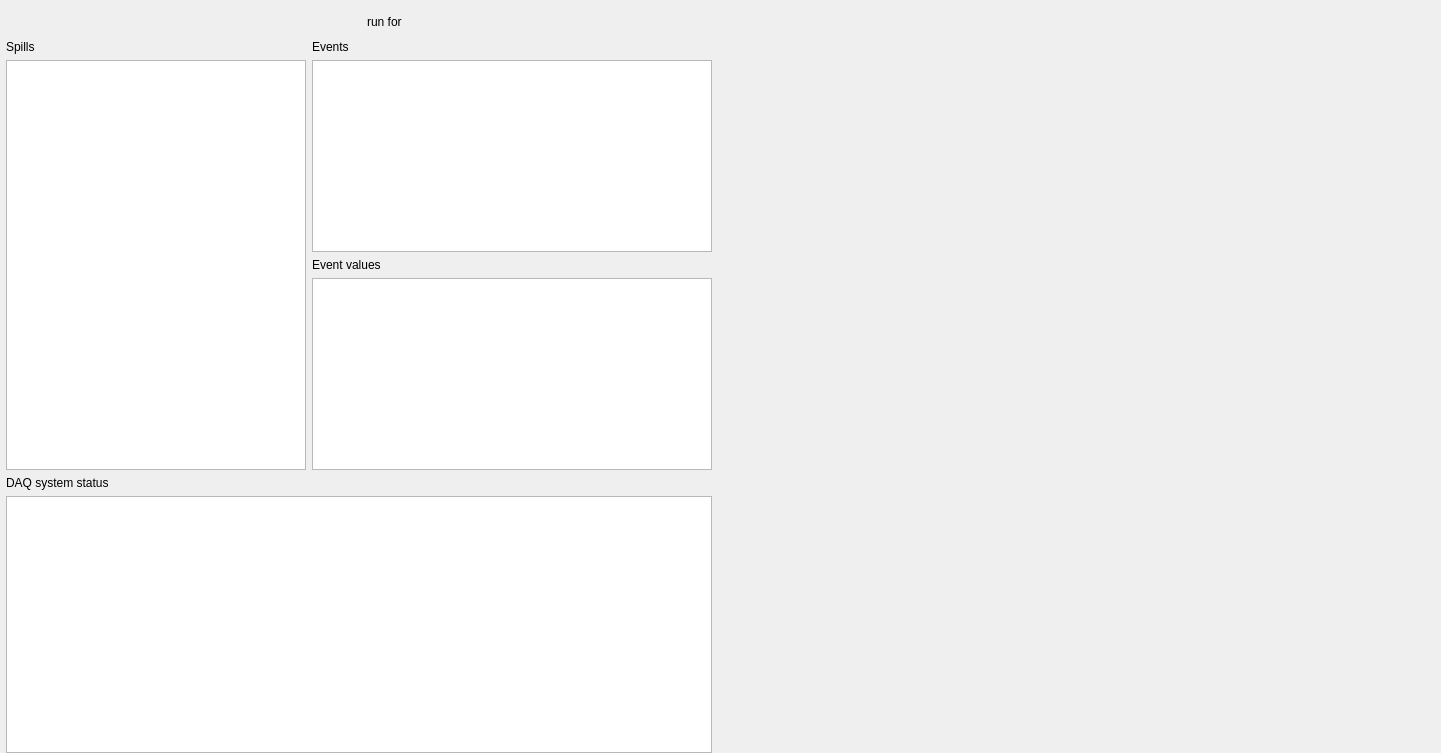
<?xml version="1.0" encoding="UTF-8"?>
<ui version="4.0">
 <class>ListModeForm</class>
 <widget class="QWidget" name="ListModeForm">
  <property name="geometry">
   <rect>
    <x>0</x>
    <y>0</y>
    <width>1441</width>
    <height>753</height>
   </rect>
  </property>
  <property name="windowTitle">
   <string>Form</string>
  </property>
  <layout class="QGridLayout" name="gridLayout">
   <property name="leftMargin">
    <number>0</number>
   </property>
   <property name="topMargin">
    <number>9</number>
   </property>
   <property name="rightMargin">
    <number>0</number>
   </property>
   <property name="bottomMargin">
    <number>0</number>
   </property>
   <item row="0" column="0">
    <layout class="QVBoxLayout" name="verticalLayout_3">
     <property name="sizeConstraint">
      <enum>QLayout::SetNoConstraint</enum>
     </property>
     <property name="leftMargin">
      <number>6</number>
     </property>
     <item>
      <layout class="QHBoxLayout" name="horizontalLayout_28">
       <property name="spacing">
        <number>3</number>
       </property>
       <item>
        <widget class="QPushButton" name="pushListStart">
         <property name="enabled">
          <bool>false</bool>
         </property>
         <property name="minimumSize">
          <size>
           <width>44</width>
           <height>25</height>
          </size>
         </property>
         <property name="maximumSize">
          <size>
           <width>44</width>
           <height>25</height>
          </size>
         </property>
         <property name="text">
          <string/>
         </property>
         <property name="icon">
          <iconset resource="../resources/icons.qrc">
           <normaloff>:/icons/oxy/32/1rightarrow.png</normaloff>:/icons/oxy/32/1rightarrow.png</iconset>
         </property>
         <property name="iconSize">
          <size>
           <width>22</width>
           <height>22</height>
          </size>
         </property>
         <property name="flat">
          <bool>true</bool>
         </property>
        </widget>
       </item>
       <item>
        <widget class="QPushButton" name="pushListStop">
         <property name="enabled">
          <bool>false</bool>
         </property>
         <property name="minimumSize">
          <size>
           <width>44</width>
           <height>25</height>
          </size>
         </property>
         <property name="maximumSize">
          <size>
           <width>44</width>
           <height>25</height>
          </size>
         </property>
         <property name="text">
          <string/>
         </property>
         <property name="icon">
          <iconset resource="../resources/icons.qrc">
           <normaloff>:/icons/oxy/32/stop.png</normaloff>:/icons/oxy/32/stop.png</iconset>
         </property>
         <property name="iconSize">
          <size>
           <width>22</width>
           <height>22</height>
          </size>
         </property>
         <property name="flat">
          <bool>true</bool>
         </property>
        </widget>
       </item>
       <item>
        <widget class="QLabel" name="label_53">
         <property name="minimumSize">
          <size>
           <width>0</width>
           <height>25</height>
          </size>
         </property>
         <property name="maximumSize">
          <size>
           <width>16777215</width>
           <height>25</height>
          </size>
         </property>
         <property name="text">
          <string>run for </string>
         </property>
         <property name="alignment">
          <set>Qt::AlignRight|Qt::AlignTrailing|Qt::AlignVCenter</set>
         </property>
        </widget>
       </item>
       <item>
        <widget class="TimeDurationWidget" name="timeDuration" native="true">
         <property name="minimumSize">
          <size>
           <width>100</width>
           <height>0</height>
          </size>
         </property>
        </widget>
       </item>
      </layout>
     </item>
     <item>
      <layout class="QHBoxLayout" name="horizontalLayout">
       <property name="sizeConstraint">
        <enum>QLayout::SetMaximumSize</enum>
       </property>
       <item>
        <layout class="QVBoxLayout" name="verticalLayout">
         <item>
          <widget class="QLabel" name="label_3">
           <property name="text">
            <string>Spills</string>
           </property>
          </widget>
         </item>
         <item>
          <widget class="QListWidget" name="listSpills">
           <property name="sizePolicy">
            <sizepolicy hsizetype="Maximum" vsizetype="Expanding">
             <horstretch>0</horstretch>
             <verstretch>0</verstretch>
            </sizepolicy>
           </property>
           <property name="minimumSize">
            <size>
             <width>200</width>
             <height>0</height>
            </size>
           </property>
           <property name="maximumSize">
            <size>
             <width>300</width>
             <height>16777215</height>
            </size>
           </property>
          </widget>
         </item>
        </layout>
       </item>
       <item>
        <layout class="QVBoxLayout" name="verticalLayout_2">
         <property name="sizeConstraint">
          <enum>QLayout::SetMaximumSize</enum>
         </property>
         <item>
          <widget class="QLabel" name="labelEvents">
           <property name="text">
            <string>Events</string>
           </property>
          </widget>
         </item>
         <item>
          <widget class="QTableWidget" name="tableHits">
           <property name="minimumSize">
            <size>
             <width>200</width>
             <height>0</height>
            </size>
           </property>
           <property name="maximumSize">
            <size>
             <width>400</width>
             <height>16777215</height>
            </size>
           </property>
          </widget>
         </item>
         <item>
          <widget class="QLabel" name="labelEventVals">
           <property name="text">
            <string>Event values</string>
           </property>
          </widget>
         </item>
         <item>
          <widget class="QTableWidget" name="tableHitValues">
           <property name="sizePolicy">
            <sizepolicy hsizetype="Minimum" vsizetype="Expanding">
             <horstretch>0</horstretch>
             <verstretch>0</verstretch>
            </sizepolicy>
           </property>
           <property name="minimumSize">
            <size>
             <width>200</width>
             <height>0</height>
            </size>
           </property>
           <property name="maximumSize">
            <size>
             <width>400</width>
             <height>300</height>
            </size>
           </property>
          </widget>
         </item>
        </layout>
       </item>
      </layout>
     </item>
     <item>
      <widget class="QLabel" name="labelState">
       <property name="text">
        <string>DAQ system status</string>
       </property>
      </widget>
     </item>
     <item>
      <widget class="QTreeView" name="treeAttribs">
       <property name="sizePolicy">
        <sizepolicy hsizetype="Preferred" vsizetype="Expanding">
         <horstretch>0</horstretch>
         <verstretch>0</verstretch>
        </sizepolicy>
       </property>
       <property name="minimumSize">
        <size>
         <width>0</width>
         <height>150</height>
        </size>
       </property>
       <property name="maximumSize">
        <size>
         <width>820</width>
         <height>16777215</height>
        </size>
       </property>
      </widget>
     </item>
    </layout>
   </item>
   <item row="0" column="1">
    <widget class="QCustomPlot" name="tracePlot" native="true">
     <property name="sizePolicy">
      <sizepolicy hsizetype="MinimumExpanding" vsizetype="Expanding">
       <horstretch>0</horstretch>
       <verstretch>0</verstretch>
      </sizepolicy>
     </property>
    </widget>
   </item>
  </layout>
 </widget>
 <customwidgets>
  <customwidget>
   <class>TimeDurationWidget</class>
   <extends>QWidget</extends>
   <header>TimeDurationWidget.h</header>
   <container>1</container>
  </customwidget>
  <customwidget>
   <class>QCustomPlot</class>
   <extends>QWidget</extends>
   <header>qcustomplot.h</header>
   <container>1</container>
  </customwidget>
 </customwidgets>
 <resources>
  <include location="../resources/icons.qrc"/>
 </resources>
 <connections/>
</ui>
